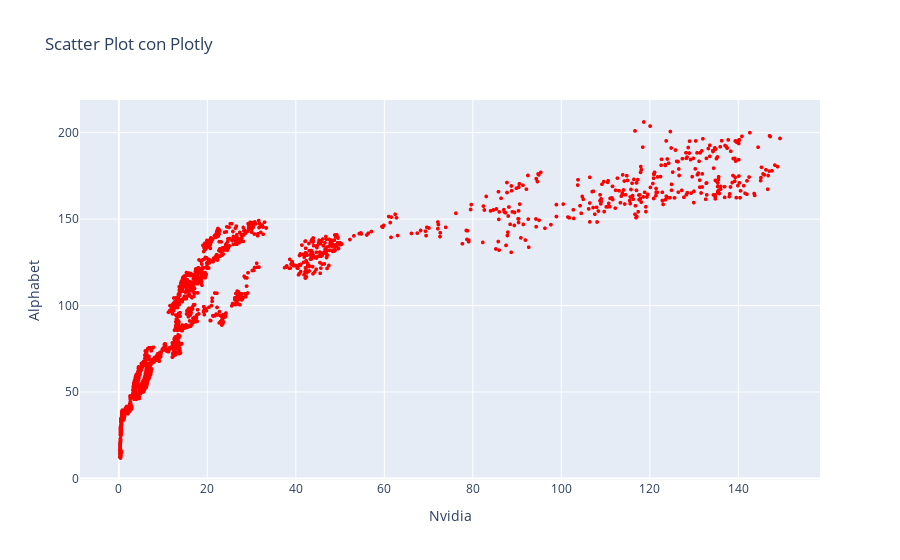

The notebook cell saved with this chart:
### Markdown cell above
Podemos añadir más infromación con `hover_data`

### Code cell
import plotly.express as px
fig = px.scatter(df,x='Nvidia', y='Alphabet', title="Scatter Plot con Plotly", hover_data=['Date'])
# Personalizar el tamaño y color
fig.update_traces(marker=dict(size=4, color='red'))
fig.show()

### Figure 1 — Plotly figure (JSON) as saved in the notebook; plotly's stock layout.template omitted (floating-point values rounded to 4 significant figures; data arrays with more than 128 entries replaced by an {"elided": "..."} marker saying what was removed)
{"data": [{"customdata": {"elided": "3617x1 str values"}, "hovertemplate": "Nvidia=%{x}<br>Alphabet=%{y}<br>Date=%{customdata[0]}<extra></extra>", "legendgroup": "", "marker": {"color": "red", "size": 4, "symbol": "circle"}, "mode": "markers", "name": "", "showlegend": false, "type": "scattergl", "x": {"elided": "3617 float values"}, "xaxis": "x", "y": {"elided": "3617 float values"}, "yaxis": "y"}], "layout": {"legend": {"tracegroupgap": 0}, "title": {"text": "Scatter Plot con Plotly"}, "xaxis": {"anchor": "y", "domain": [0, 1], "title": {"text": "Nvidia"}}, "yaxis": {"anchor": "x", "domain": [0, 1], "title": {"text": "Alphabet"}}}}
